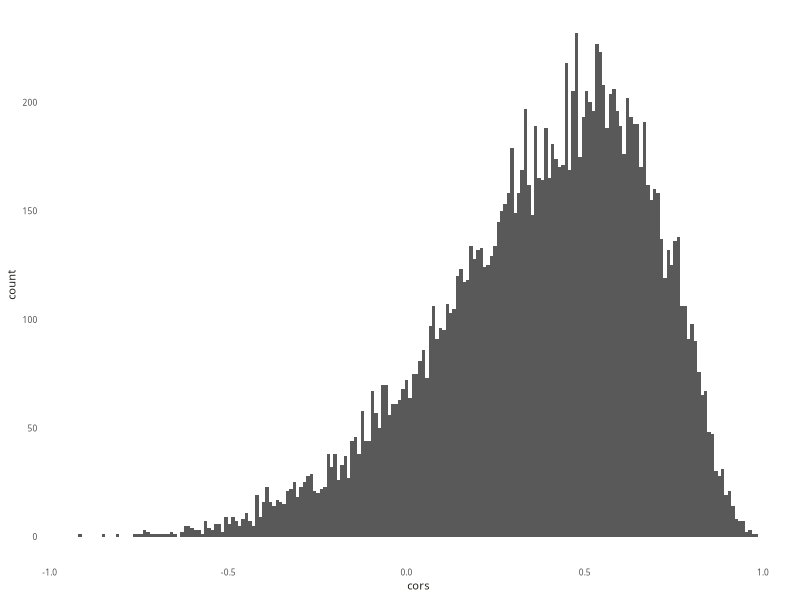
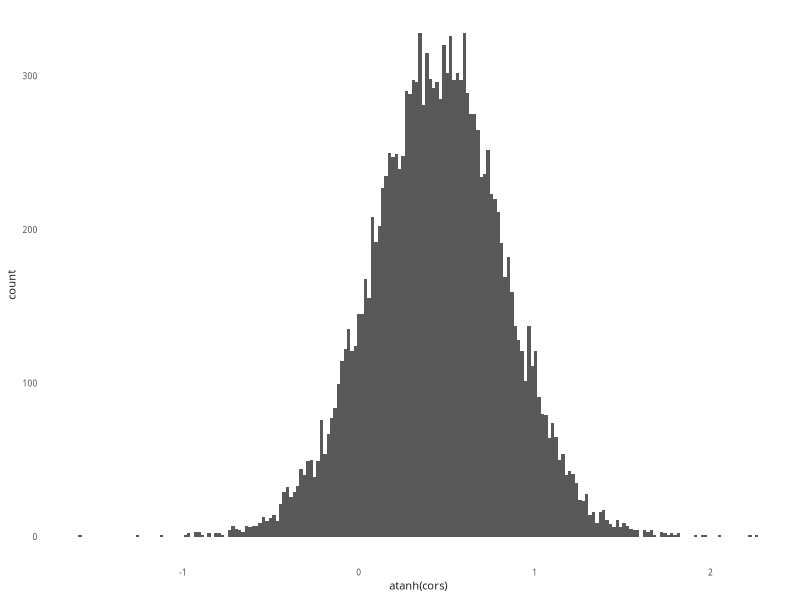
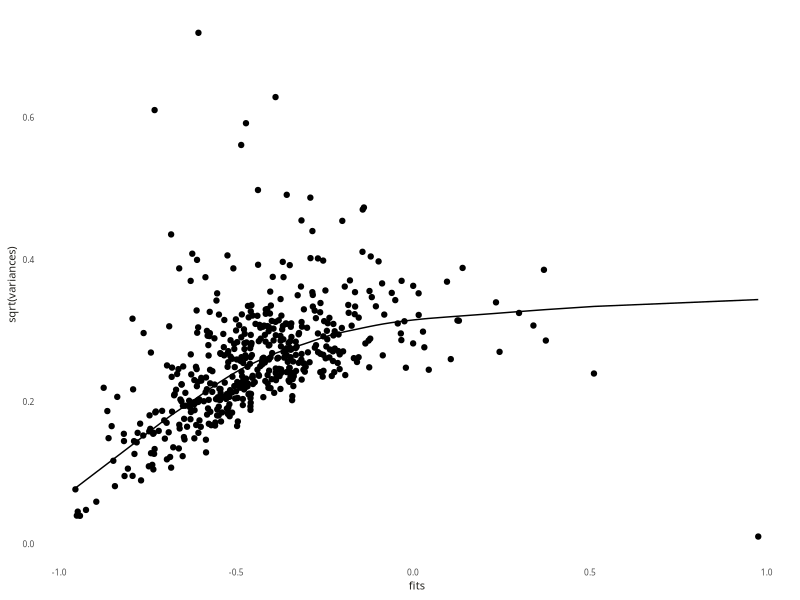
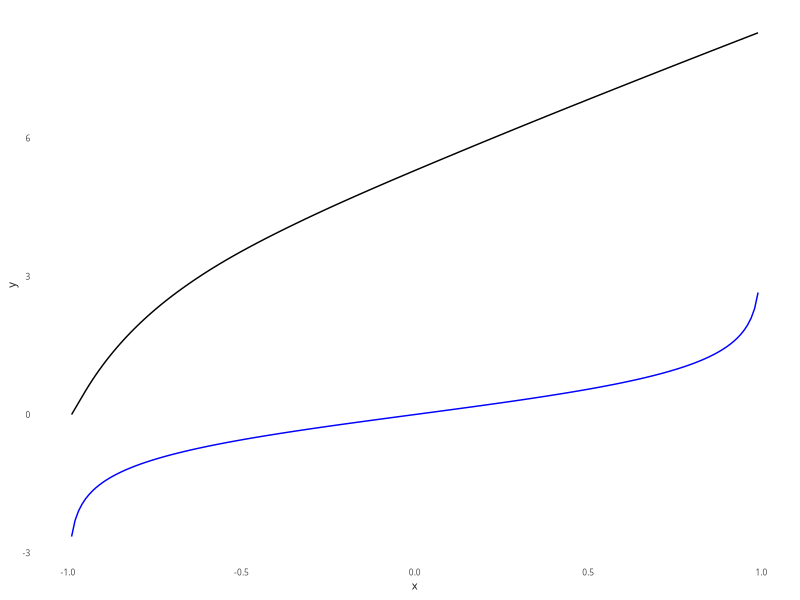
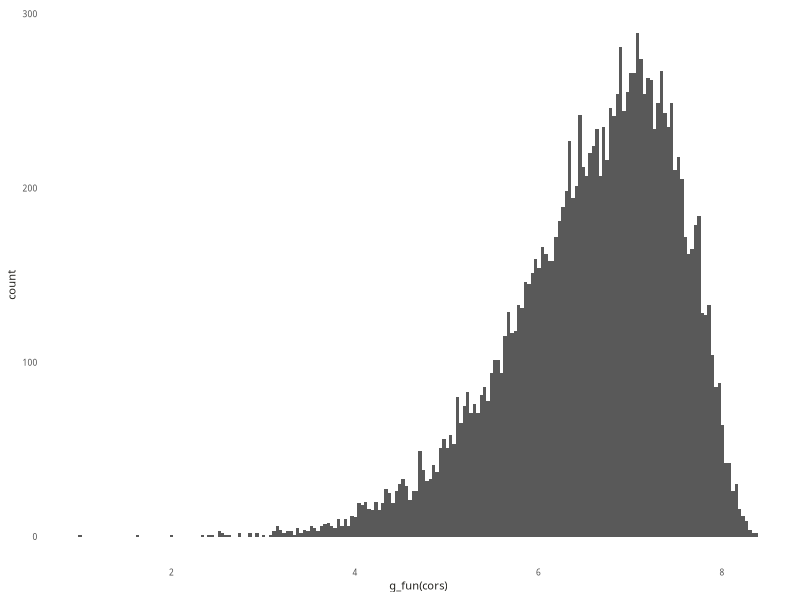

These figures' R source, in order:
#! /usr/bin/env Rscript

## File description -------------------------------------------------------------
## A simple bootstrap experiment in variable transformation, as described in "An
## Introduction to the boostrap". The idea is to automatically recover the usual
## VST for the correlation in a bivariate normal model automatically using the
## bootstrap.

# Setup packages ---------------------------------------------------------------
library("ggplot2")

## Load packages into session
scale_colour_discrete <- function(...)
  scale_colour_brewer(..., palette="Set2")
scale_fill_discrete <- function(...)
  scale_fill_brewer(..., palette="Set2")

theme_set(theme_bw())
min_theme <- theme_update(
  panel.border = element_blank(),
  panel.grid = element_blank(),
  text = element_text(family = "Ubuntu Regular", color = "#22211d"),
  axis.ticks = element_blank(),
  legend.title = element_text(size = 8),
  legend.text = element_text(size = 6),
  axis.text = element_text(size = 6),
  axis.title = element_text(size = 8),
  strip.background = element_blank(),
  strip.text = element_text(size = 8),
  legend.key = element_blank()
)

## ---- utils ----
generate_correlated <- function(N, rho) {
  z <- rnorm(N)
  cbind(X1 = z, X2 = rho * z + rnorm(N, 0, sqrt(1 - rho ^ 2)))
}

## ---- simulate ----
N <- 10
rho <- .4
R <- 15000
B <- c(500, 1000)

cors <- vector(length = R)
for (i in seq_len(R)) {
  X <- generate_correlated(N, rho)
  cors[i] <- cor(X)[1, 2]
}

## ---- usual-transformation ----
ggplot(data.frame(cors)) +
  geom_histogram(aes(x = cors), bins = 200)
ggplot(data.frame(cors)) +
  geom_histogram(aes(x = atanh(cors)), bins = 200)

## ---- bootstrap-simulation----

## Use the current version of X to estimate this transformation
vst_ests <- list(
  fits = vector(mode = "numeric", length = B[1]),
  variances = vector(mode = "numeric", length = B[1])
)

for (i in seq_len(B[1])) {
  if (i %% 50 == 0) {
    cat(sprintf("outer bootstrap iteration %d\n", i))
  }

  cur_x <- X[sample(N, replace = TRUE), ]
  vst_ests$fits[i] <- cor(cur_x)[1, 2]
  cur_rhos <- vector(mode = "numeric", length = B[2])
  for (j in seq_len(B[2])) {
    cur_rhos[j] <- cor(cur_x[sample(N, replace = TRUE), ])[1, 2]
  }
  vst_ests$variances[i] <- var(na.omit(cur_rhos))
}

## ----vis-bootstrap-transformation ----
s_smooth <- lowess(
  vst_ests$fits,
  sqrt(vst_ests$variances)
)

ggplot() +
  geom_point(
    data = data.frame(vst_ests),
    aes(x = fits, y = sqrt(variances))
  ) +
  geom_line(
    data = data.frame(s_smooth),
    aes(x = x, y = y)
  )

## ---- integrate ----
## handle endpoints
s_smooth$x <- c(-1, s_smooth$x, 1)
s_smooth$y <- c(s_smooth$y[1], s_smooth$y, s_smooth$y[B[1]])

s_fun <- approxfun(s_smooth$x, s_smooth$y)


g_fun <- function(x, min_val = -1) {
  res <- vector(length = length(x))
  res[x < min_val] <- NA

  for (i in seq_along(x)) {
    if (is.na(res[i])) next
    res[i] <- integrate(
      function(z) { 1 / s_fun(z) },
      min_val,
      x[i]
    )$value
  }
  res
}

## ---- visualize ----
x_grid <- seq(min(s_smooth$x) + 0.01, max(s_smooth$x) - 0.01, .01)
ggplot() +
  geom_line(
    data = data.frame(x = x_grid, y = g_fun(x_grid, min(x_grid))),
    aes(x = x, y = y)
  ) +
  geom_line(
    data = data.frame(x = x_grid, y = atanh(x_grid)),
    aes(x = x, y = y), col = "blue"
  )

## ---- apply-vst ----
ggplot(data.frame(cors)) +
  geom_histogram(aes(x = g_fun(cors)), bins = 200)
